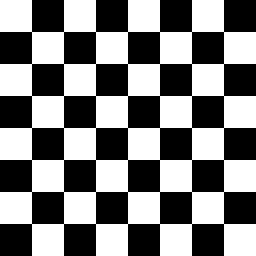
#> input picture Digital Image Processing/Project_3/Python Code/checkerboard.tif, 256 x 256 px
$ python demo.py
#> lines starting #> are read from the running program, lines starting #| are printed output that depends on the picture; after the words box and inside, x2 and y2 are one past the last pixel; in counts of white or black regions, pixels touching at a corner belong together
### Digital Image Processing/Project_3/Python Code/wiener_filtering.py
import numpy as np


def my_wiener_filter(y, h, K):

    M1, N1 = y.shape  # getting the dimensions of y image
    M2, N2 = h.shape  # getting the dimensions of h filter

    h1 = np.pad(h, ((0, M1 - M2), (0, N1 - N2)), mode = 'constant', constant_values = 0)  # zero padding the H filter to match the input image dimensions
    # since the convolution that is performed is on mode='wrap'
    H = np.fft.fft2(h1) # finding the FFT of the padded h filter

    H_conj = np.conj(H)  # finding the conjugate filter of the FFT H
    H_norm = np.abs(H)**2  # finding the squared norm of the FFT of the H

    G = H_conj / (H_norm + (1 / K))  # creating the G Wiener filter based on the theory

    Y = np.fft.fft2(y)  # finding the FFT transform of the input image

    X_hat = G*Y  # calculating the result of the Wiener filter on the input image
    x_hat = np.fft.ifft2(X_hat)  # finding the inverse FFT of the output of the filter

    x_hat = np.real(x_hat[:y.shape[0], :y.shape[1]])  # keeping only the real part of the inverse FFT and forcing it to have dimensions
    # equal with the input image

    return x_hat


### Digital Image Processing/Project_3/Python Code/hw3_helper_utils.py
import numpy as np
import cv2


def create_motion_blur_filter(length, angle):
    """
    Generates a 2D kernel, which, when convolved with an image, simulates the motion blur effect.

    :param length: (int) the length of the camera motion, in pixels
    :param angle: (float) the direction of the camera motion, in degrees (measured from the upper left corner)

    :return: a 2D np array
    """

    theta_rad = np.deg2rad(angle)

    x, y = length * np.cos(theta_rad), length * np.sin(theta_rad)

    size_x = max(1, round(x))
    size_y = max(1, round(y))

    img = np.zeros(shape=(size_x, size_y))

    cv2.line(img, pt1=(0, 0), pt2=(size_y - 1, size_x - 1), color=1.0)
    img = img / np.sum(img)

    return img

### Digital Image Processing/Project_3/Python Code/demo.py
import numpy as np
import matplotlib.pyplot as plt
import cv2
import hw3_helper_utils
from scipy.ndimage import convolve
from wiener_filtering import my_wiener_filter

images = ['checkerboard.tif', 'cameraman.tif']
K = 20
length_angle = [(10, 0), (20, 30)]
noise_levels = [0.02, 0.2]

for filename in images:
    for value in length_angle:
        for n in noise_levels:

            x = cv2.imread(filename, cv2.IMREAD_GRAYSCALE)  # reading the input image
#> x: shape (256, 256); values 64 (black) and 191 (white), 50% white; 1 white region, box (x1, y1, x2, y2) and area: (0, 0, 256, 256) 32768
            x = x.astype(np.float32) / 255.0

            v = n * np.random.randn(*x.shape)  # creating the noise
            h = hw3_helper_utils.create_motion_blur_filter(value[0], value[1])  # creating the motion blur filter

            y0 = convolve(x, h, mode="wrap")  # convolving the input image with the motion blur image
            y = y0 + v  # adding WGN to the result of the convolution

            M1, N1 = y.shape
#> M1 = 256; N1 = 256
            M2, N2 = h.shape

            x_hat = my_wiener_filter(y, h, K) # getting the result of the wiener filter
#> in my_wiener_filter, `H = np.fft.fft2(h1)`:
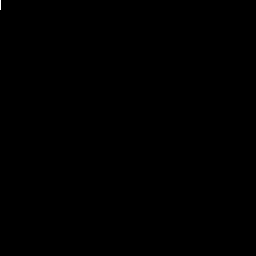
#> h1: shape (256, 256) float64; values 0 (black) and 0.1 (white), 0.02% white in thin lines or dots, all inside (x1, y1, x2, y2) = (0, 0, 1, 10)

            h1 = np.pad(h, ((0, M1 - M2), (0, N1 - N2)), mode = 'constant', constant_values = 0)  # padding the h filter like I did in
            # my_wiener_filter() function

            H = np.fft.fft2(h1)  # performing the FFT transform on the padded filter
            Y = np.fft.fft2(y)  # performing the FFT transform on the result of the convolution with WGN
            mask = np.abs(H) < 1e-8  # creating a mask to find all the values of H which have a value close to zero
            H_inv = 1 / H  # creating the H_inv filter
            H_inv[mask] = 0  # frequencies that are zero for the H filter are set to zero for the 1/H

            X_inv = Y * H_inv  # applying the H_inv filter
            x_inv = np.fft.ifft2(X_inv) # finding the result of the filter

            x_inv = np.real(x_inv[:y.shape[0], :y.shape[1]])  # keeping only the real part with dimensions equal to y
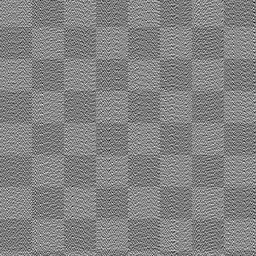
#> x_inv: shape (256, 256) float64; min -3.44, max 4.2, mean 0.5; drawn with min black and max white

            Y0 = np.fft.fft2(y0)  # finding the FFT of the y0 which is free of noise

            X_inv0 = Y0 * H_inv  # applying the filter to the Y0
            x_inv0 = np.fft.ifft2(X_inv0)

            x_inv0 = np.real(x_inv0[:y.shape[0], :y.shape[1]])  # keeping only the real part with dimensions equal to y
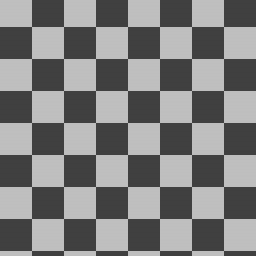
#> x_inv0: shape (256, 256) float64; min 0.251, max 0.749, mean 0.5
            # creating a list for J for K in range from 1 to 200
            J = []

            for k in range(1, 201):
                x_hat1 = my_wiener_filter(y, h, k)
                J.append(np.mean((x_inv0 - x_hat1) ** 2))
#> this loop made 200 passes
#> pass 1, in my_wiener_filter (call 2), `x_hat = np.real(x_hat[:y.shape[0], :y.shape[1]])`:
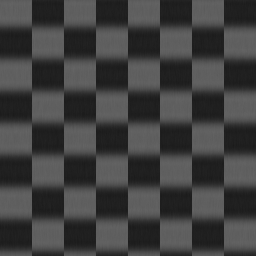
#> x_hat: shape (256, 256) float64; min 0.104, max 0.394, mean 0.25
#> pass 2, in my_wiener_filter (call 3), `x_hat = np.real(x_hat[:y.shape[0], :y.shape[1]])`:
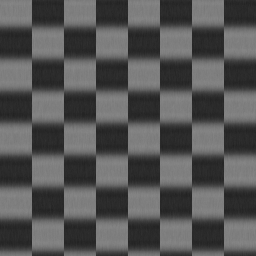
#> x_hat: shape (256, 256) float64; min 0.131, max 0.533, mean 0.333
#> after the loop, J = 200 values, max 0.0845 at index 0, min 0.00446 at index 28, mean 0.00883

            # clipping the images so their values lie in the [0, 1]
            x_hat = np.clip(x_hat, 0, 1)
            x_inv = np.clip(x_inv, 0, 1)
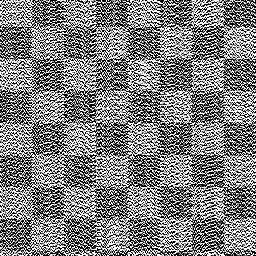
#> x_inv: shape (256, 256) float64; min 0, max 1, mean 0.5
            x_inv0 = np.clip(x_inv0, 0, 1)

            # plotting the desired images
            fig, axs = plt.subplots(nrows=2, ncols=3)
            fig.suptitle(f'Filename = {filename}, K = {K}, length_angle = {value}, noise_level = {n}', fontsize=16)
            axs[0][0].imshow(x, cmap='gray')
            axs[0][0].set_title("Original image x")
            axs[0][1].imshow(y0, cmap='gray')
            axs[0][1].set_title("Clean image y0")
            axs[0][2].imshow(y, cmap='gray')
            axs[0][2].set_title("Blurred and noisy image y")
            axs[1][0].imshow(x_inv0, cmap='gray')
            axs[1][0].set_title("Inverse filtering noiseless output x_inv0")
            axs[1][1].imshow(x_inv, cmap='gray')
            axs[1][1].set_title("Inverse filtering noisy output x_inv")
            axs[1][2].imshow(x_hat, cmap='gray')
            axs[1][2].set_title("Wiener filtering output x_hat")
            plt.show()

            #  plotting the J curve and finding the best K which minimises the MSE
            plt.plot(J)
            plt.ylabel('MSE for J')
            plt.xlabel('K')
            plt.title('MSE')
            minJ = np.argmin(J) + 1
#> minJ = 29
            plt.axvline(minJ, color = 'r', label=f'Optimal K = {minJ}')
            plt.legend()
            plt.grid()
            plt.show()
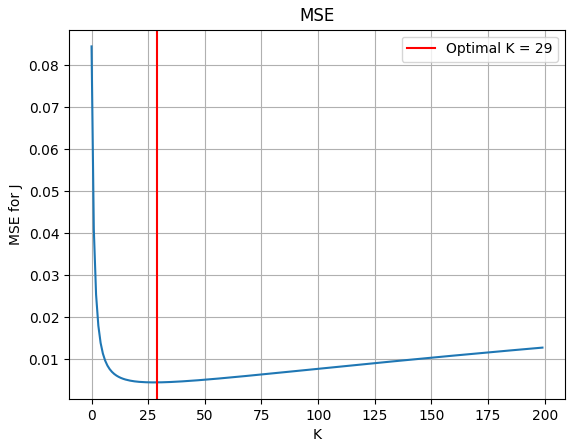
#> figure drawn by matplotlib, 1 panel; curve peaks at x = 0, y = 0.0845
#> pass 2 of the loop `for filename in images:`:
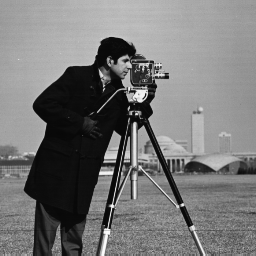
#> input picture Digital Image Processing/Project_3/Python Code/cameraman.tif, 256 x 256 px
#> x is the input picture: shape (256, 256); min 7, max 253, mean 118.7
#> `mask = np.abs(H) < 1e-8`:
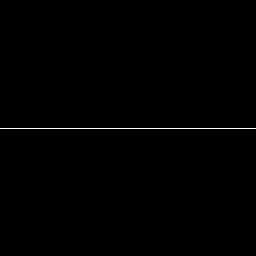
#> mask: shape (256, 256) bool; 0.39% white in thin lines or dots, all inside (x1, y1, x2, y2) = (0, 128, 256, 129)
#> `plt.show()`:
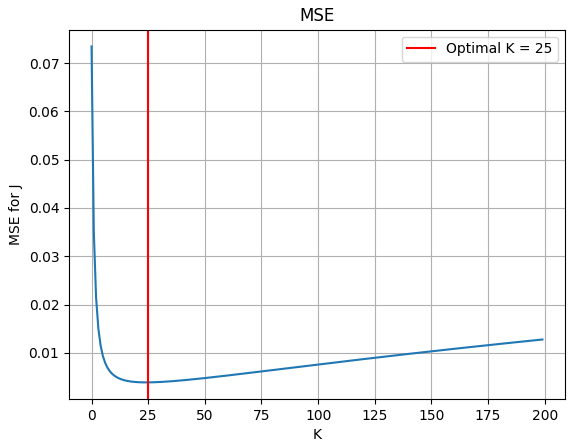
#> figure drawn by matplotlib, 1 panel; curve peaks at x = 0, y = 0.0735
